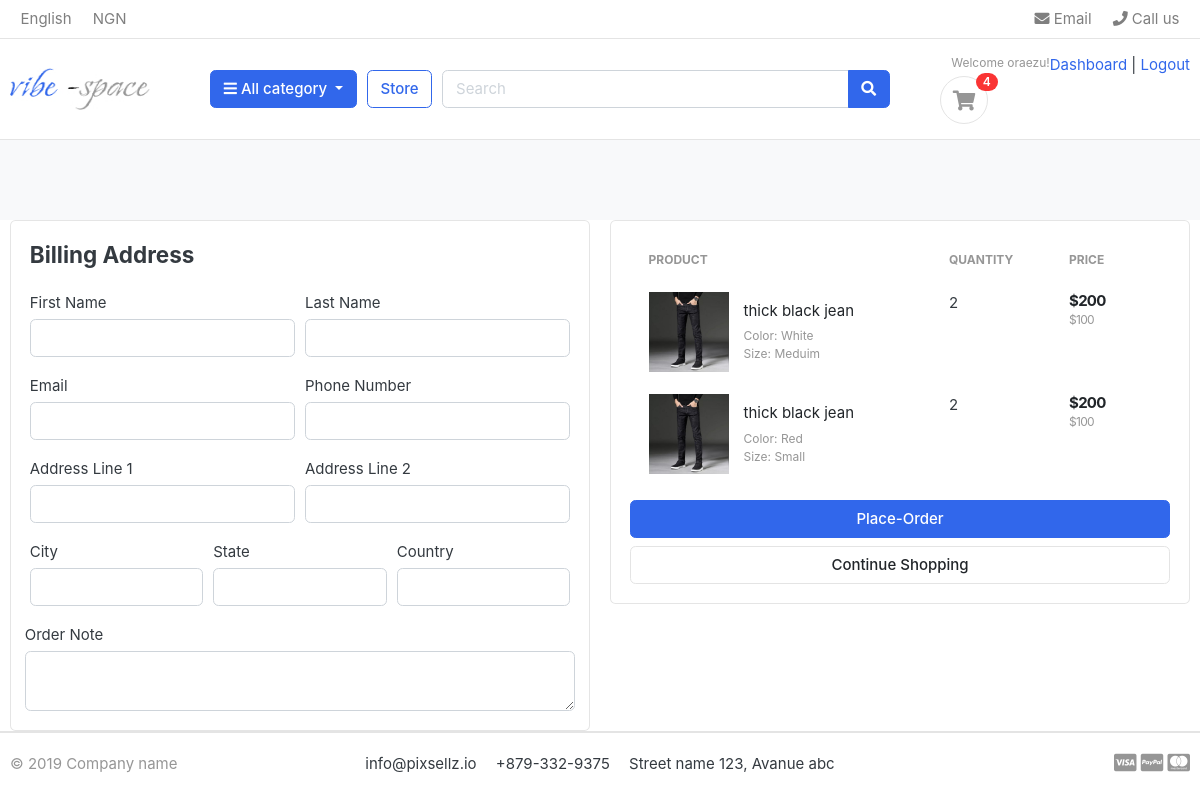
The page /cart/checkout/ (signed in) on the database as committed earlier.
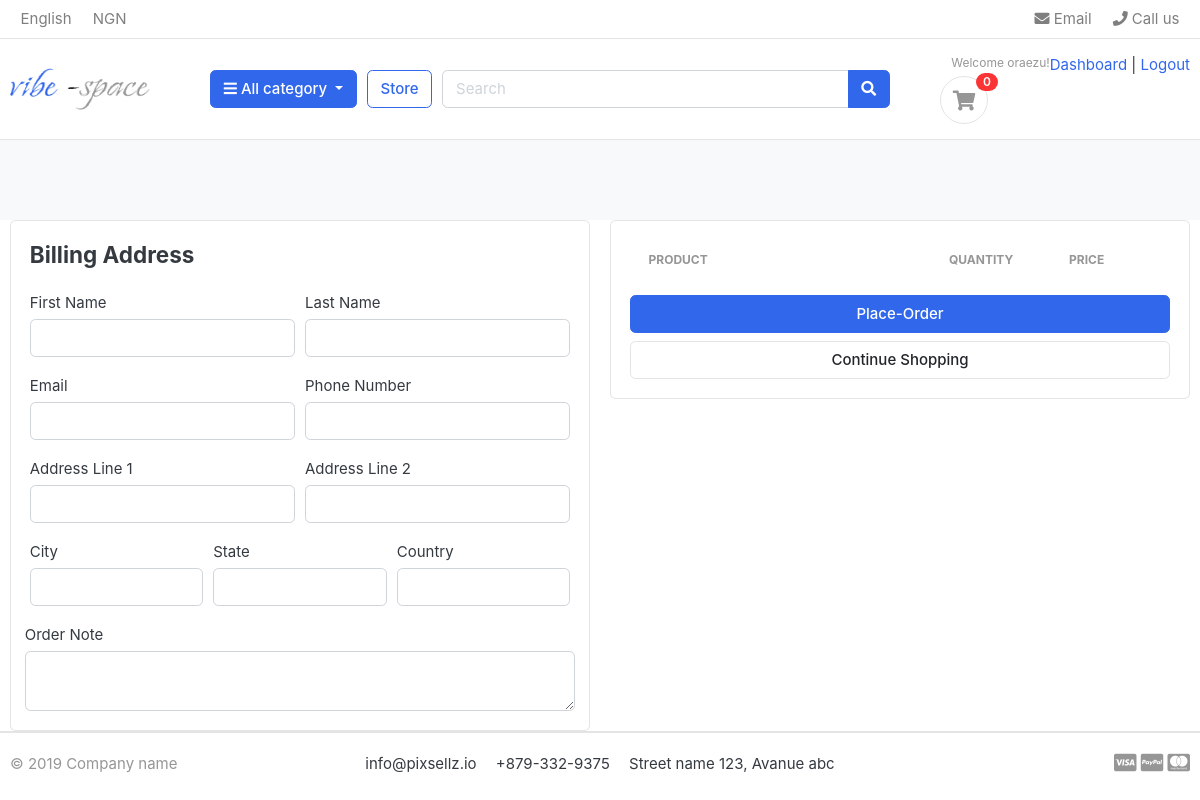
The same page on the database as committed later.
### carts/models.py (models this page shows, shortened)
class Cartitem(models.Model):
    user=models.ForeignKey(Account,on_delete=models.CASCADE,null=True)
    product=models.ForeignKey(Product,on_delete=models.CASCADE)
    variations=models.ManyToManyField(Variation,blank=True)
    cart=models.ForeignKey(Cart,on_delete=models.CASCADE,null=True)
    quantity=models.IntegerField()
    is_active=models.BooleanField(default=True)
    def sub_total(self):
        return self.product.price*self.quantity

### store/models.py (models this page shows, shortened)
class Product(models.Model):
    product_name=models.CharField(max_length=200, unique= True)
    slug=models.SlugField(max_length=200, unique=True)
    description=models.TextField(max_length=200 , unique=True)
    price=models.IntegerField()
    images=models.ImageField(upload_to='photos/products')
    stock=models.IntegerField()
    is_available=models.BooleanField(default=True)
    category=models.ForeignKey(Category, on_delete=models.CASCADE)
    created_date=models.DateTimeField(auto_now_add=True)
    modified_date=models.DateTimeField(auto_now=True)
    def get_url(self):
        return reverse('product_detail',args=[self.category.slug,self.slug])

class Variation(models.Model):
    product=models.ForeignKey(Product,on_delete=models.CASCADE)
    variation_category=models.CharField(max_length=100,choices= variation_category_choice)
    variation_value=models.CharField(max_length=100)
    is_active=models.BooleanField(default=True)
    created_date=models.DateTimeField(auto_now_add=True)
    objects=VariationManager()

### carts/views.py (the view)
# urls.py: path('checkout/',views.checkout,name='checkout'),
@login_required(login_url='login')
def checkout(request, total=0, quantity=0, cart_items=None):
    try:
      tax=0
      grand_total=0
      if request.user.is_authenticated:
         cart_items=Cartitem.objects.filter(user=request.user, is_active=True)
      else:
        cart=Cart.objects.get(cart_id=_cart_id(request))
        cart_items=Cartitem.objects.filter(cart=cart, is_active=True)
      for cart_item in cart_items:
          total+=(cart_item.product.price*cart_item.quantity)
          quantity+=cart_item.quantity
      tax=(2*total)/100
      grand_total= total + tax
    except ObjectDoesNotExist:
        pass
    context={
        'total':total,
         'quantity':quantity,
         'cart_items':cart_items,
         'tax':tax,
         'grand_total' : grand_total
    }
    return render(request,'checkout.html',context)

### carts/context_processors.py (called while the page is built)
def counter (request):
    cart_count = 0
    if 'admin' in request.path:
        return()
    else:
        try:
            cart=Cart.objects.filter(cart_id=_cart_id(request))
            if request .user.is_authenticated:
                 cart_items=Cartitem.objects.all().filter(user=request.user)
            else:
                cart_items=Cartitem.objects.all().filter(cart=cart[:1])
            for cart_item in cart_items:
                cart_count += cart_item.quantity
        except Cart.DoesNotExist:
            cart_count=0
    return dict (cart_count=cart_count)

### carts/views.py (called while the page is built)
def _cart_id(request):
    cart=request.session.session_key
    if not cart:
        cart=request.session.create()
    return cart

### category/context_processors.py (called while the page is built)
def menu_links(request):
    links=  Category.objects.all()
    return dict(links=links)

### category/models.py (called while the page is built)
    def get_url(self):
            return reverse('products_by_category',args=[self.slug])

### templates/checkout.html (shortened to what this page needs)
{%extends 'base.html'%}
{%block pagecontent%}
{%load static%}
<section class="section-content padding-y bg"></section>
<div class="container">
<div class="row">
	<aside class="col-lg-6">
<div class="card">
    <div class="card-body">
        <h4 class="card-title mb-4">Billing Address</h4>
        <form action="{% url 'place_order' %}" method="POST">
            <div class="form-row">
            <div class="col form-group">
                <label for="">First Name</label>
                <input type="text" name="first_name" class="form-control" required>
            </div>
            <div class="col form-group">
                <label for="">Last Name</label>
                <input type="text" name="last_name" class="form-control" required>
            </div>
            </div>
            <div class="form-row">
            <div class="col form-group">
                <label for="">Email</label>
                <input type="email" name="email" class="form-control" required>
            </div>
            <div class="col form-group">
                <label for="">Phone Number</label>
                <input type="text" name="phone" class="form-control" required>
            </div>
            </div>
            <div class="form-row">
            <div class="col form-group">
                <label for="">Address Line 1</label>
                <input type="text" name="address_line_1" class="form-control" required>
            </div>
            <div class="col form-group">
                <label for="">Address Line 2</label>
                <input type="text" name="address_line 2" class="form-control" >
            </div>
            </div>
            <div class="form-row">
            <div class="col form-group">
                <label for="">City</label>
                <input type="text" name="city" class="form-control" required>
            </div>
            <div class="col form-group">
                <label for="">State</label>
                <input type="text" name="state" class="form-control" required>
            </div>
            <div class="col form-group">
                <label for="">Country</label>
                <input type="text" name="country" class="form-control" required>
            </div>
            </div>
            <div class="form-row">
                <label for="">Order Note</label>
                <textarea name="order_note" id="" rows="2" class="form-control"></textarea>
            </div>
    </div>
</div>
	</aside>
	<aside class="col-lg-6">
		<div class="card">
		<div class="card-body">
<table class="table table-borderless table-shopping-cart">
<thead class="text-muted">
<tr class="small text-uppercase">
  <th scope="col">Product</th>
  <th scope="col" width="120">Quantity</th>
  <th scope="col" width="120">Price</th>
  {% for cart_item in cart_items%}
</tr>
</thead>
<tbody>
<tr>
	<td>
		<figure class="itemside align-items-center">
			<div class="aside"><img src="{{ cart_item.product.images.url }}" class="img-sm"></div>
			<figcaption class="info">
				<a href="{{cart_item.product.get_url}}" class="title text-dark">{{cart_item.product.product_name}}</a>
				<p class="text-muted small">
					{% if cart_item.variations.all %}
                     {% for item in cart_item.variations.all %}
                     {{item.variation_category | capfirst}}: {{item.variation_value  |  capfirst}} <br>
					 {%endfor%}
					{%endif%}
				</p>
			</figcaption>
		</figure>
	</td>
	<td>
		<label for="">{{cart_item.quantity}}</label>
	</td>
	<td>
		<div class="price-wrap">
			<var class="price">${{cart_item.sub_total}}</var>
			<small class="text-muted"> ${{cart_item.product.price}} </small>
		</div>
	</td>
</tr>
{%endfor%}
</tbody>
</table>
<button type="submit"  class="btn btn-primary btn-block">Place-Order</button>
<a href="{%url 'store' %}" class="btn btn-light btn-block">Continue Shopping</a>
		</div>
		</div>
</aside>
</div>
</div>
{%endblock%}

### templates/base.html (shortened to what this page needs)
{% load static %}
<!DOCTYPE HTML>
<html lang="en">
<head>
<link href="{%static 'css/bootstrap.css'%}" rel="stylesheet" type="text/css"/>
<link href="{%static 'fonts/fontawesome/css/all.min.css'%}" type="text/css" rel="stylesheet">
<link href="{%static 'css/ui.css'%}" rel="stylesheet" type="text/css"/>
<link href="{%static 'css/responsive.css'%}" rel="stylesheet" media="only screen and (max-width: 1200px)" />
</head>
<body>
<header class="section-header">
<nav class="navbar p-md-0 navbar-expand-sm navbar-light border-bottom">
<div class="container">
  <div class="collapse navbar-collapse" id="navbarTop4">
    <ul class="navbar-nav mr-auto">
    	<li class="nav-item dropdown">
		 	<a href="#" class="nav-link">   English </a>
		</li>
		<li class="nav-item dropdown">
			<a href="#" class="nav-link"> NGN</a>
		</li>
    </ul>
    <ul class="navbar-nav">
		<li><a href="#" class="nav-link"> <i class="fa fa-envelope"></i> Email </a></li>
		<li><a href="#" class="nav-link"> <i class="fa fa-phone"></i> Call us </a></li>
	</ul>
  </div>
</div>
</nav>
<section class="header-main border-bottom">
	<div class="container">
<div class="row align-items-center">
	<div class="col-lg-2 col-md-3 col-6">
		<a href="{% url 'home' %}" class="brand-wrap">
			<img class="logo" src="{%static './images/vibespace.jpg'%}">
		</a>
	</div>
	<div class="col-lg col-sm col-md col-6 flex-grow-0">
		<div class="category-wrap dropdown d-inline-block float-right">
			<button type="button" class="btn btn-primary dropdown-toggle" data-toggle="dropdown">
				<i class="fa fa-bars"></i> All category
			</button>
		</div>
	</div>
	<a href="{% url 'store' %}" class="btn btn-outline-primary">Store</a>
	<div class="col-lg  col-md-6 col-sm-12 col">
		<form action="{% url 'search' %}" class="search">
			<div class="input-group w-100">
			    <input type="text" class="form-control" style="width:60%;" placeholder="Search"  name=keyword>
			    <div class="input-group-append">
			      <button type="submit" class="btn btn-primary" type="submit">
			        <i class="fa fa-search"></i>
			      </button>
			    </div>
		    </div>
		</form>
	</div>
	<div class="col-lg-3 col-sm-6 col-8 order-2 order-lg-3">
				<div class="d-flex justify-content-end mb-3 mb-lg-0">
					{% if user.id is None %}
					<div class="widget-header">
						<small class="title text-muted">Welcome guest!</small>
						<div>
							<a href="{% url 'login' %}">Sign in</a> <span class="dark-transp"> | </span>
							<a href="{% url 'register' %}"> Register</a>
						</div>
					</div>
					{%else%}
						<small class="title text-muted">Welcome   {{user.first_name}}!</small>
						<div>
							<a href="{% url 'dashboard' %}">Dashboard</a> <span class="dark-transp"> | </span>
							<a href="{% url 'logout' %}"> Logout</a>
						</div>
					</div>
					{%endif%}
					<a href="{% url 'cart'%}" class="widget-header pl-3 ml-3">
						<div class="icon icon-sm rounded-circle border"><i class="fa fa-shopping-cart"></i></div>
						<span class="badge badge-pill badge-danger notify">{{cart_count}}</span>
					</a>
				</div>
			</div>
</div>
</section>
</header>
{%block pagecontent%}
{%endblock%}
<footer class="section-footer border-top">
	<div class="container">
		<section class="footer-bottom border-top row">
			<div class="col-md-2">
				<p class="text-muted"> &copy 2019 Company name </p>
			</div>
			<div class="col-md-8 text-md-center">
				<span  class="px-2">info@pixsellz.io</span>
				<span  class="px-2">+879-332-9375</span>
				<span  class="px-2">Street name 123, Avanue abc</span>
			</div>
			<div class="col-md-2 text-md-right text-muted">
				<i class="fab fa-lg fa-cc-visa"></i>
				<i class="fab fa-lg fa-cc-paypal"></i>
				<i class="fab fa-lg fa-cc-mastercard"></i>
			</div>
		</section>
	</div>
</footer>
</body>
</html>

Rows that differ between the two databases and show on the page:
removed Cartitem: product.images (picture), product.product_name "thick black jean", quantity "2", sub_total "200", product.price "100"
no longer on this page (row unchanged): Variation: variation_category "Color", variation_value "White", shown under "thick black jean"
no longer on this page (row unchanged): Variation: variation_category "Size", variation_value "Meduim", shown under "thick black jean"
removed Cartitem: product.images (picture), product.product_name "thick black jean", quantity "2", sub_total "200", product.price "100"
no longer on this page (row unchanged): Variation: variation_category "Color", variation_value "Red", shown under "thick black jean"
no longer on this page (row unchanged): Variation: variation_category "Size", variation_value "Small", shown under "thick black jean"
Other text that changed with them:
{{ cart_count }}: "4" → "0"
